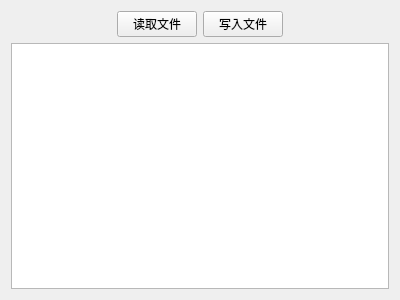
<?xml version="1.0" encoding="UTF-8"?>
<ui version="4.0">
 <class>Form</class>
 <widget class="QWidget" name="Form">
  <property name="geometry">
   <rect>
    <x>0</x>
    <y>0</y>
    <width>400</width>
    <height>300</height>
   </rect>
  </property>
  <property name="windowTitle">
   <string>Form</string>
  </property>
  <layout class="QGridLayout" name="gridLayout">
   <item row="0" column="0">
    <spacer name="horizontalSpacer">
     <property name="orientation">
      <enum>Qt::Horizontal</enum>
     </property>
     <property name="sizeHint" stdset="0">
      <size>
       <width>104</width>
       <height>20</height>
      </size>
     </property>
    </spacer>
   </item>
   <item row="0" column="1">
    <widget class="QPushButton" name="pushButton_readFile">
     <property name="text">
      <string>读取文件</string>
     </property>
    </widget>
   </item>
   <item row="0" column="2">
    <widget class="QPushButton" name="pushButton_writeFile">
     <property name="text">
      <string>写入文件</string>
     </property>
    </widget>
   </item>
   <item row="0" column="3">
    <spacer name="horizontalSpacer_2">
     <property name="orientation">
      <enum>Qt::Horizontal</enum>
     </property>
     <property name="sizeHint" stdset="0">
      <size>
       <width>104</width>
       <height>20</height>
      </size>
     </property>
    </spacer>
   </item>
   <item row="1" column="0" colspan="4">
    <widget class="QTextEdit" name="textEdit"/>
   </item>
  </layout>
 </widget>
 <resources/>
 <connections/>
</ui>
